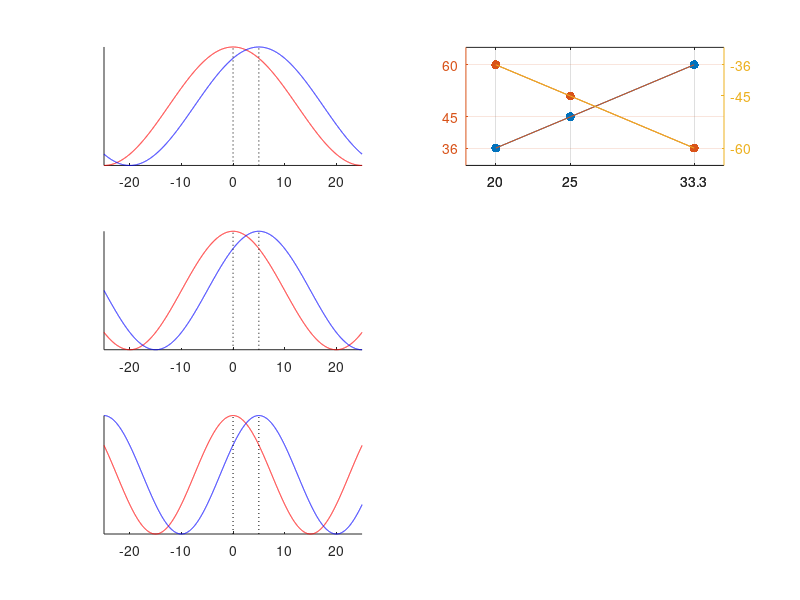

MATLAB code for this plot:
%%
f1 = 20;
f2 = 25;
f3 = 33.3;

dt = 1e-5; 
t_lag = -0.005; % in s
tvec = -0.5/f1:dt:0.5/f1;

s1 = sin(2*pi*f1*tvec + pi/2);
s1_shifted = sin(2*pi*f1*tvec + 2*pi*t_lag*f1 + pi/2);

s2 = sin(2*pi*f2*tvec + pi/2);
s2_shifted = sin(2*pi*f2*tvec + 2*pi*t_lag*f2 + pi/2);

s3 = sin(2*pi*f3*tvec + pi/2);
s3_shifted = sin(2*pi*f3*tvec + 2*pi*t_lag*f3 + pi/2);

%% 
subplot(321)
plot(tvec*1000,s1,'r');
hold on;
plot(tvec*1000,s1_shifted,'b');
%plot([(1/f1)/4 (1/f1)/4],[-1 1],'k:');
plot([0 0],[-1 1],'k:');
plot([-t_lag*1000 -t_lag*1000],[-1 1],'k:');
set(gca,'YTick',[]); box off; axis tight;

subplot(323)
plot(tvec*1000,s2,'r');
hold on;
plot(tvec*1000,s2_shifted,'b');
%plot([(1/f2)/4 (1/f2)/4],[-1 1],'k:');
plot([0 0],[-1 1],'k:');
plot([-t_lag*1000 -t_lag*1000],[-1 1],'k:');
set(gca,'YTick',[]); box off; axis tight;

subplot(325)
plot(tvec*1000,s3,'r');
hold on;
plot(tvec*1000,s3_shifted,'b');
%plot([(1/f3)/4 (1/f3)/4],[-1 1],'k:');
plot([0 0],[-1 1],'k:');
plot([-t_lag*1000 -t_lag*1000],[-1 1],'k:');
set(gca,'YTick',[]); box off; axis tight;

%%
subplot(322)
fvec = [ 20 25 33.3 ];
phivec = [36 45 60];
[h,ax1,ax2] = plotyy(fvec,phivec,fvec,-phivec);
set(ax1,'Marker','.','MarkerSize',20);
set(ax2,'Marker','.','MarkerSize',20);
hold on;

set(h(1),'YTick',phivec,'XTick',fvec,'YLim',[31 65],'XLim',[18 35.3]);
set(h(2),'YTick',-phivec(end:-1:1),'XTick',fvec,'YLim',[-65 -31],'XLim',[18 35.3]);

[h] = plotyy(fvec,phivec,fvec,-phivec);
hold on;

set(h(1),'YTick',phivec,'XTick',fvec,'YLim',[31 65],'XLim',[18 35.3]);
set(h(2),'YTick',-phivec(end:-1:1),'XTick',fvec,'YLim',[-65 -31],'XLim',[18 35.3]);

grid on;
